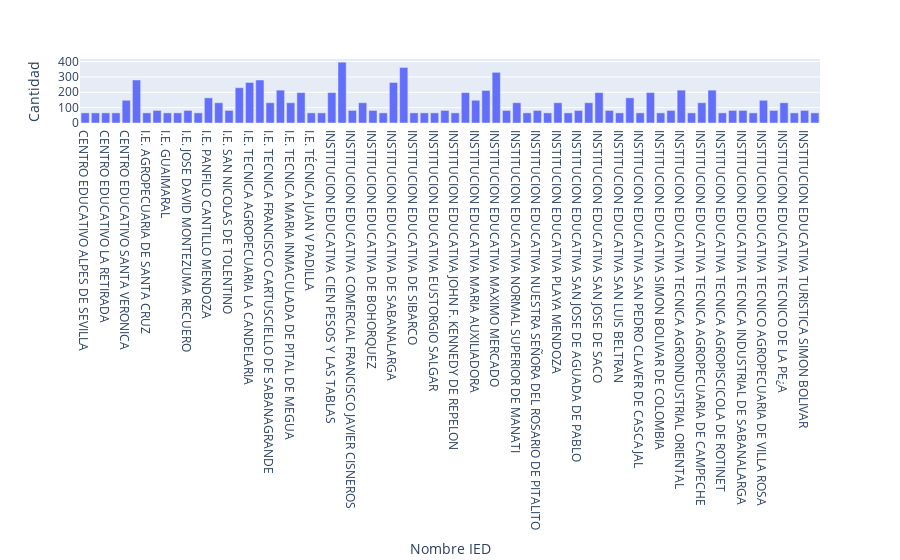

Notebook cell for this chart:
### Code cell
if 'Nombre IED' not in segunda_hoja.columns or 'Código' not in segunda_hoja.columns:
    raise ValueError("Las columnas 'institucion' y 'codigo' deben existir en el DataFrame.")


#agrupacion por institucion
Conteo_Codigos = segunda_hoja.groupby('Nombre IED').agg({'Código': 'count'}).reset_index()
Conteo_Codigos = Conteo_Codigos.rename(columns={'Código': 'Cantidad'})

# Agrupar por 'Municipio' y 'Nombre IED' y calcular el número máximo de 'N° Visita'
municipio_institucion_visita = segunda_hoja.groupby(['Municipio', 'Nombre IED'])['N° Visita'].max().reset_index()

# Cambiar nombre de columnas
municipio_institucion_visita = municipio_institucion_visita.rename(columns={'N° Visita': 'Max Visitas'})

# Crear el gráfico de barras con Plotly Express
fig = px.bar(
    municipio_institucion_visita,
    x='Municipio',
    y='Max Visitas',
    color='Nombre IED',
    title='Máximo Número de Visitas por Institución Educativa<br>en Cada Municipio',
    labels={
        'Municipio': 'Municipio',
        'Max Visitas': 'Máximo Número de Visitas',
        'Nombre IED': 'Institución Educativa'
    },
    color_discrete_sequence=px.colors.qualitative.Set3  # Opcional: Cambia la paleta de colores
)

fig = px.bar(Conteo_Codigos, x='Nombre IED', y='Cantidad')

fig.show()

print(Conteo_Codigos)

### Figure 1 — Plotly figure (JSON) as saved in the notebook; plotly's stock layout.template omitted (floating-point values rounded to 4 significant figures)
{"data": [{"alignmentgroup": "True", "hovertemplate": "Nombre IED=%{x}<br>Cantidad=%{y}<extra></extra>", "legendgroup": "", "marker": {"color": "#636efa", "pattern": {"shape": ""}}, "name": "", "offsetgroup": "", "orientation": "v", "showlegend": false, "textposition": "auto", "type": "bar", "x": ["CENTRO EDUCATIVO ALPES DE SEVILLA", "CENTRO EDUCATIVO JUARUCO", "CENTRO EDUCATIVO LA RETIRADA", "CENTRO EDUCATIVO SAN JUAN DE TOCAGUA", "CENTRO EDUCATIVO SANTA VERONICA", "I.E. ADOLFO LEÓN BOLIVAR MARENCO DE SUAN", "I.E. AGROPECUARIA DE SANTA CRUZ", "I.E. DE CAMPO DE LA CRUZ", "I.E. GUAIMARAL", "I.E. JOSE CONSUEGRA HIGGINS", "I.E. JOSE DAVID MONTEZUMA RECUERO", "I.E. MARTILLO", "I.E. PANFILO CANTILLO MENDOZA", "I.E. SAN ANTONIO DE PIOJÓ", "I.E. SAN NICOLAS DE TOLENTINO", "I.E. TECNICA AGROPECUARIA DE PUERTO GIRALDO", "I.E. TECNICA AGROPECUARIA LA CANDELARIA", "I.E. TECNICA AGROPECUARIA SAN CAYETANO DE GALLEGO", "I.E. TECNICA FRANCISCO CARTUSCIELLO DE SABANAGRANDE", "I.E. TECNICA JOSÉ AGUSTIN BLANCO BARROS", "I.E. TECNICA MARIA INMACULADA DE PITAL DE MEGUA", "I.E. TECNICO AGROPECUARIA", "I.E. TÉCNICA JUAN V PADILLA", "INSTITUCION EDUCATIVA AGROPISCICOLA DE LAS COMPUERTAS", "INSTITUCION EDUCATIVA CIEN PESOS Y LAS TABLAS", "INSTITUCION EDUCATIVA COMERCIAL DE PALMAR", "INSTITUCION EDUCATIVA COMERCIAL FRANCISCO JAVIER CISNEROS", "INSTITUCION EDUCATIVA DE BARANOA JULIO PANTOJA MALDONADO", "INSTITUCION EDUCATIVA DE BOHORQUEZ", "INSTITUCION EDUCATIVA DE LEÑA", "INSTITUCION EDUCATIVA DE SABANALARGA", "INSTITUCION EDUCATIVA DE SABANALARGA FERNANDO HOYOS RIPOLL", "INSTITUCION EDUCATIVA DE SIBARCO", "INSTITUCION EDUCATIVA ESCUELA NORMAL SUPERIOR SANTA ANA DE BARANOA", "INSTITUCION EDUCATIVA EUSTORGIO SALGAR", "INSTITUCION EDUCATIVA FRANCISCO DE PAULA SANTANDER", "INSTITUCION EDUCATIVA JOHN F. KENNEDY DE REPELON", "INSTITUCION EDUCATIVA JUAN JOSE NIETO", "INSTITUCION EDUCATIVA MARIA AUXILIADORA", "INSTITUCION EDUCATIVA MARIA MANCILLA SANCHEZ", "INSTITUCION EDUCATIVA MAXIMO MERCADO", "INSTITUCION EDUCATIVA MUNDO FELIZ DE GALAPA - SEDE PRINCIPAL", "INSTITUCION EDUCATIVA NORMAL SUPERIOR DE MANATI", "INSTITUCION EDUCATIVA NUESTRA SE¿ORA DEL TRANSITO", "INSTITUCION EDUCATIVA NUESTRA SEÑORA DEL ROSARIO DE PITALITO", "INSTITUCION EDUCATIVA PALMAR DE CANDELARIA", "INSTITUCION EDUCATIVA PLAYA MENDOZA", "INSTITUCION EDUCATIVA ROQUE ACOSTA ECHEVERRIA", "INSTITUCION EDUCATIVA SAN JOSE DE AGUADA DE PABLO", "INSTITUCION EDUCATIVA SAN JOSE DE LURUACO", "INSTITUCION EDUCATIVA SAN JOSE DE SACO", "INSTITUCION EDUCATIVA SAN JUAN BOSCO", "INSTITUCION EDUCATIVA SAN LUIS BELTRAN", "INSTITUCION EDUCATIVA SAN PABLO DE POLONUEVO", "INSTITUCION EDUCATIVA SAN PEDRO CLAVER DE CASCAJAL", "INSTITUCION EDUCATIVA SANTA LUCIA", "INSTITUCION EDUCATIVA SIMON BOLIVAR DE COLOMBIA", "INSTITUCION EDUCATIVA TECNICA  COMERCIAL DE SANTO TOMAS", "INSTITUCION EDUCATIVA TECNICA AGROINDUSTRIAL ORIENTAL", "INSTITUCION EDUCATIVA TECNICA AGROPECUARIA", "INSTITUCION EDUCATIVA TECNICA AGROPECUARIA DE CAMPECHE", "INSTITUCION EDUCATIVA TECNICA AGROPECUARIA NUESTRA SE¿ORA DEL CARMEN DE PENDALES", "INSTITUCION EDUCATIVA TECNICA AGROPISCICOLA DE ROTINET", "INSTITUCION EDUCATIVA TECNICA COMERCIAL LA INMACULADA", "INSTITUCION EDUCATIVA TECNICA INDUSTRIAL DE SABANALARGA", "INSTITUCION EDUCATIVA TECNICO AGROPECUARIA DE TUBARA", "INSTITUCION EDUCATIVA TECNICO AGROPECUARIA DE VILLA ROSA", "INSTITUCION EDUCATIVA TECNICO COMERCIAL DE SABANALARGA", "INSTITUCION EDUCATIVA TECNICO DE LA PE¿A", "INSTITUCION EDUCATIVA TECNICO INDUSTRIAL PEDRO A. OÑORO DE BARANOA", "INSTITUCION EDUCATIVA TURISTICA SIMON BOLIVAR", "INSTITUCIÓN EDUCATIVA TECNICA VILLA OLIMPICA"], "xaxis": "x", "y": [66, 66, 66, 66, 148, 280, 66, 82, 66, 66, 82, 66, 164, 132, 82, 230, 264, 280, 132, 214, 132, 198, 66, 66, 198, 396, 82, 132, 82, 66, 264, 362, 66, 66, 66, 82, 66, 198, 148, 212, 330, 82, 132, 66, 82, 66, 132, 66, 82, 132, 198, 82, 66, 164, 66, 198, 66, 82, 214, 66, 132, 214, 66, 82, 82, 66, 148, 82, 132, 66, 82, 66], "yaxis": "y"}], "layout": {"barmode": "relative", "legend": {"tracegroupgap": 0}, "margin": {"t": 60}, "xaxis": {"anchor": "y", "domain": [0, 1], "title": {"text": "Nombre IED"}}, "yaxis": {"anchor": "x", "domain": [0, 1], "title": {"text": "Cantidad"}}}}
